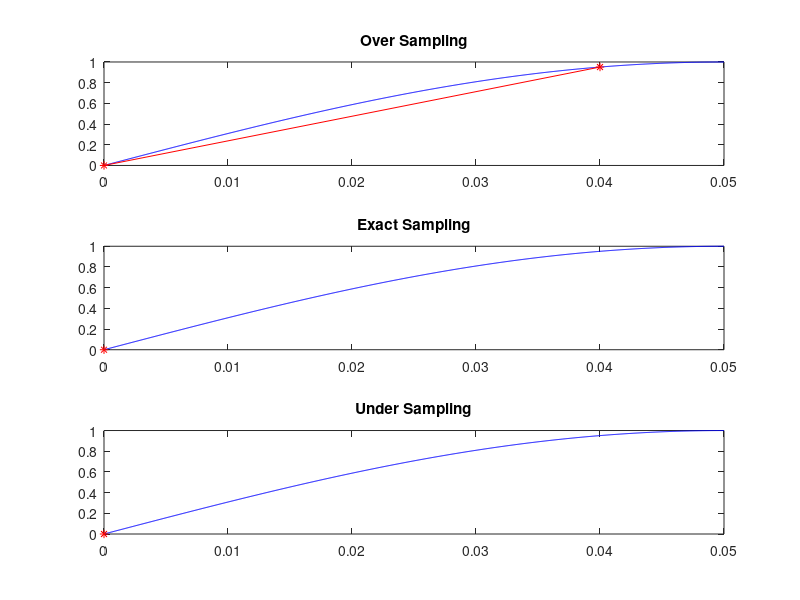

The MATLAB source for this figure:
clc;
clear all;
close all;
fd=input('Enter the frequency=');
t=0:0.00005:0.05;
xt=sin(2*pi*fd*t);
%fs>2w Over Sampling
fs=5*fd;
n=0:1/fs:0.05;
xn=sin(2*pi*fd*n);
subplot(3,1,1);
plot(t,xt,'b',n,xn,'r*-');
title('Over Sampling');
%fs1=2w Exact Sampling
fs1=2*fd;
n1=0:1/fs1:0.05;
xn1=sin(2*pi*fd*n1);
subplot(3,1,2);
plot(t,xt,'b',n1,xn1,'r*-');
title('Exact Sampling');
%fs<2w Under Sampling
fs2=1.5*fd;
n2=0:1/fs2:0.05;
xn2=sin(2*pi*fd*n2);
subplot(3,1,3);
plot(t,xt,'b',n2,xn2,'r*-');
title('Under Sampling');
